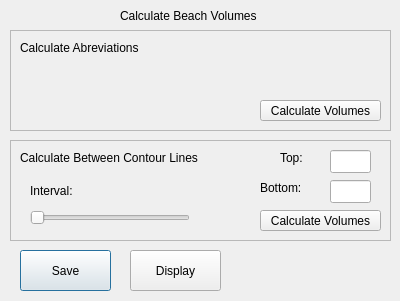
<?xml version="1.0" encoding="UTF-8"?>
<ui version="4.0">
 <class>ccVolumeTool</class>
 <widget class="QDialog" name="ccVolumeTool">
  <property name="geometry">
   <rect>
    <x>0</x>
    <y>0</y>
    <width>400</width>
    <height>301</height>
   </rect>
  </property>
  <property name="windowTitle">
   <string>ccVolumeTool</string>
  </property>
  <widget class="QPushButton" name="pushButton_2">
   <property name="geometry">
    <rect>
     <x>20</x>
     <y>250</y>
     <width>91</width>
     <height>41</height>
    </rect>
   </property>
   <property name="text">
    <string>Save</string>
   </property>
  </widget>
  <widget class="QPushButton" name="DisplayVolume">
   <property name="geometry">
    <rect>
     <x>130</x>
     <y>250</y>
     <width>91</width>
     <height>41</height>
    </rect>
   </property>
   <property name="toolTip">
    <string>Display beach volume</string>
   </property>
   <property name="text">
    <string>Display</string>
   </property>
   <property name="checkable">
    <bool>false</bool>
   </property>
   <property name="autoRepeat">
    <bool>false</bool>
   </property>
   <property name="autoDefault">
    <bool>false</bool>
   </property>
  </widget>
  <widget class="QLabel" name="label">
   <property name="geometry">
    <rect>
     <x>120</x>
     <y>6</y>
     <width>381</width>
     <height>20</height>
    </rect>
   </property>
   <property name="text">
    <string>Calculate Beach Volumes</string>
   </property>
  </widget>
  <widget class="QFrame" name="frame">
   <property name="geometry">
    <rect>
     <x>10</x>
     <y>30</y>
     <width>381</width>
     <height>101</height>
    </rect>
   </property>
   <property name="frameShape">
    <enum>QFrame::StyledPanel</enum>
   </property>
   <property name="frameShadow">
    <enum>QFrame::Raised</enum>
   </property>
   <widget class="QPushButton" name="pushButton_4">
    <property name="geometry">
     <rect>
      <x>250</x>
      <y>70</y>
      <width>121</width>
      <height>21</height>
     </rect>
    </property>
    <property name="text">
     <string>Calculate Volumes</string>
    </property>
   </widget>
   <widget class="QLabel" name="label_5">
    <property name="geometry">
     <rect>
      <x>10</x>
      <y>10</y>
      <width>141</width>
      <height>16</height>
     </rect>
    </property>
    <property name="text">
     <string>Calculate Abreviations</string>
    </property>
   </widget>
  </widget>
  <widget class="QFrame" name="frame_2">
   <property name="geometry">
    <rect>
     <x>10</x>
     <y>140</y>
     <width>381</width>
     <height>101</height>
    </rect>
   </property>
   <property name="frameShape">
    <enum>QFrame::StyledPanel</enum>
   </property>
   <property name="frameShadow">
    <enum>QFrame::Raised</enum>
   </property>
   <widget class="QPushButton" name="CalcVolButton">
    <property name="geometry">
     <rect>
      <x>250</x>
      <y>70</y>
      <width>121</width>
      <height>21</height>
     </rect>
    </property>
    <property name="text">
     <string>Calculate Volumes</string>
    </property>
   </widget>
   <widget class="QSlider" name="horizontalSlider">
    <property name="geometry">
     <rect>
      <x>20</x>
      <y>70</y>
      <width>160</width>
      <height>16</height>
     </rect>
    </property>
    <property name="orientation">
     <enum>Qt::Horizontal</enum>
    </property>
   </widget>
   <widget class="QLineEdit" name="lineEdit_2">
    <property name="geometry">
     <rect>
      <x>320</x>
      <y>10</y>
      <width>41</width>
      <height>23</height>
     </rect>
    </property>
   </widget>
   <widget class="QLineEdit" name="lineEdit">
    <property name="geometry">
     <rect>
      <x>320</x>
      <y>40</y>
      <width>41</width>
      <height>23</height>
     </rect>
    </property>
   </widget>
   <widget class="QLabel" name="label_2">
    <property name="geometry">
     <rect>
      <x>270</x>
      <y>10</y>
      <width>31</width>
      <height>16</height>
     </rect>
    </property>
    <property name="text">
     <string>Top:</string>
    </property>
   </widget>
   <widget class="QLabel" name="label_3">
    <property name="geometry">
     <rect>
      <x>250</x>
      <y>40</y>
      <width>59</width>
      <height>15</height>
     </rect>
    </property>
    <property name="text">
     <string>Bottom:</string>
    </property>
   </widget>
   <widget class="QLabel" name="label_4">
    <property name="geometry">
     <rect>
      <x>20</x>
      <y>40</y>
      <width>59</width>
      <height>21</height>
     </rect>
    </property>
    <property name="text">
     <string>Interval:</string>
    </property>
   </widget>
   <widget class="QLabel" name="label_6">
    <property name="geometry">
     <rect>
      <x>10</x>
      <y>10</y>
      <width>201</width>
      <height>16</height>
     </rect>
    </property>
    <property name="text">
     <string>Calculate Between Contour Lines</string>
    </property>
   </widget>
  </widget>
 </widget>
 <layoutdefault spacing="6" margin="11"/>
 <resources/>
 <connections/>
</ui>
